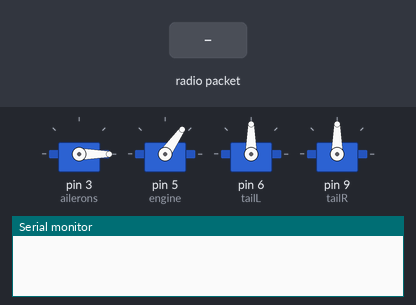
Simulated run of this sketch. Board: Arduino Uno, built with avr-gcc and run on an emulated ATmega328P. Parts: 4 × servo, the last lines printed to the serial monitor. Inputs (shaded band) come from the test bench. No radio packets arrive unless stated.

Above: at 1.2 s.
1.3 s: radio packet "5" arrives
At 2.1 s:
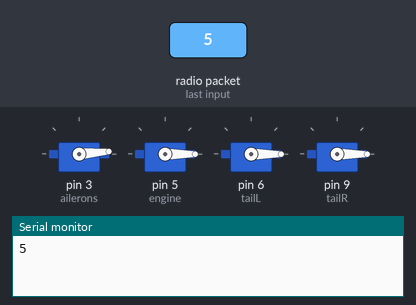
3.8 s: radio packet "90" arrives
At 4.1 s:
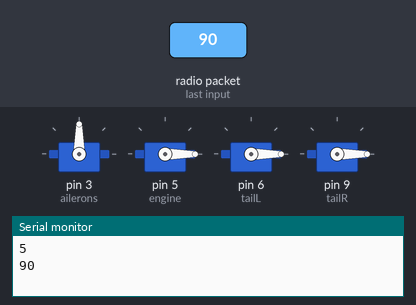
6.3 s: radio packet "200" arrives
At 7.1 s:
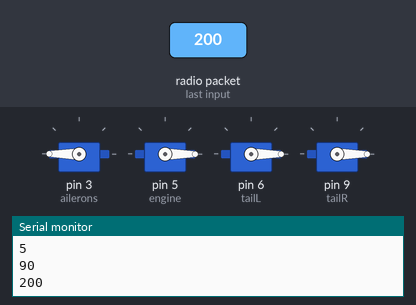
Timing chart, 0 to 9.3 s (numbered marks = the images above; inputs shaded):
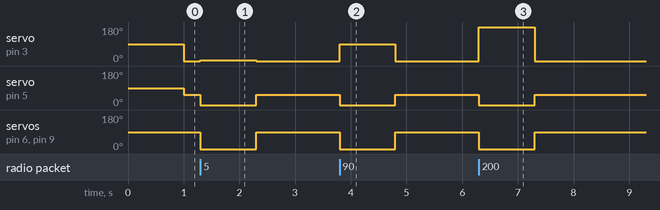

Measured:
- after the input at 1.3 s, servo on pin 3 (ailerons): 0° → 5° at once, → 0° 1.0 s later; servo on pin 5 (engine): 55° → 0° at once, → 55° 1.0 s later; servo on pin 6 (tailL), servo on pin 9 (tailR): 90° → 0° at once, → 90° 1.0 s later
- after the input at 3.8 s, servo on pin 3 (ailerons): 0° → 90° at once, → 0° 1.0 s later; servo on pin 5 (engine): 55° → 0° at once, → 55° 1.0 s later; servo on pin 6 (tailL), servo on pin 9 (tailR): 90° → 0° at once, → 90° 1.0 s later
- after the input at 6.3 s, servo on pin 3 (ailerons): 0° → 180° at once, → 0° 1.0 s later; servo on pin 5 (engine): 55° → 0° at once, → 55° 1.0 s later; servo on pin 6 (tailL), servo on pin 9 (tailR): 90° → 0° at once, → 90° 1.0 s later

The sketch:

rx.ino
```cpp
#include <SPI.h>
#include <RF24.h>
#include <Servo.h>

Servo ailerons;
Servo engine;
Servo tailL;
Servo tailR;

unsigned long lastReceivedTime = 0; // Variable to store the last time data was received

RF24 radio(7, 8); // CE, CSN

void setup() {
  Serial.begin(9600);
  ailerons.attach(3);
  engine.attach(5);
  tailL.attach(6);
  tailR.attach(9);
  radio.begin();
  radio.openReadingPipe(1, 0xF0F0F0F0E1LL);
  radio.enableAckPayload();
  radio.setAutoAck(false);
  radio.setRetries(0, 0);
  radio.startListening();
}

void loop() {
  if (radio.available()) {
    char input[32];
    radio.read(&input, sizeof(input));

    Serial.println(input);

    char* ptr = strtok(input, ";");
    int ailerons_cmd = atoi(ptr);

    ptr = strtok(NULL, ";");
    int engine_cmd = atoi(ptr);

    ptr = strtok(NULL, ";");
    int tailL_cmd = atoi(ptr);

    ptr = strtok(NULL, ";");
    int tailR_cmd = atoi(ptr);

    ailerons.write(ailerons_cmd);
    engine.write(engine_cmd);
    tailL.write(tailL_cmd);
    tailR.write(tailR_cmd);

    unsigned long t = millis(); // Get the current millis value
    radio.writeAckPayload(1, &t, sizeof(t)); // Send it as an unsigned long

    lastReceivedTime = millis(); // Update the last received time
  }
  else
  {
    if (millis() - lastReceivedTime > 1000) { // Check if 1 second has passed since the last received time
      // Neutralize engine and servos
      engine.write(55);
      ailerons.write(0);
      tailL.write(90);
      tailR.write(90);
    }
  }
}
```
